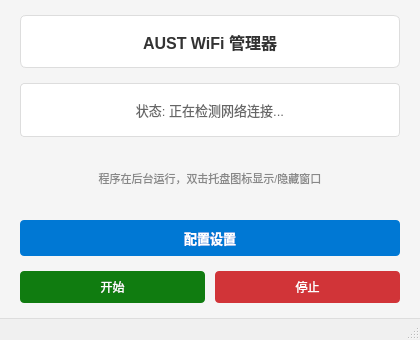
<?xml version="1.0" encoding="UTF-8"?>
<ui version="4.0">
 <class>MainWindow</class>
 <widget class="QMainWindow" name="MainWindow">
  <property name="geometry">
   <rect>
    <x>0</x>
    <y>0</y>
    <width>420</width>
    <height>340</height>
   </rect>
  </property>
  <property name="minimumSize">
   <size>
    <width>420</width>
    <height>340</height>
   </size>
  </property>
  <property name="maximumSize">
   <size>
    <width>420</width>
    <height>340</height>
   </size>
  </property>
  <property name="windowTitle">
   <string>AUST WiFi 自动重连工具</string>
  </property>
  <property name="styleSheet">
   <string notr="true">QMainWindow {
    background-color: #f5f5f5;
}

QWidget#centralwidget {
    background: transparent;
}</string>
  </property>
  <widget class="QWidget" name="centralwidget">
   <layout class="QVBoxLayout" name="verticalLayout">
    <property name="spacing">
     <number>15</number>
    </property>
    <property name="leftMargin">
     <number>20</number>
    </property>
    <property name="topMargin">
     <number>15</number>
    </property>
    <property name="rightMargin">
     <number>20</number>
    </property>
    <property name="bottomMargin">
     <number>15</number>
    </property>
    <item>
     <widget class="QLabel" name="titleLabel">
      <property name="styleSheet">
       <string notr="true">QLabel {
    font-size: 16px;
    font-weight: bold;
    color: #333;
    padding: 10px;
    background-color: white;
    border: 1px solid #ddd;
    border-radius: 6px;
}</string>
      </property>
      <property name="text">
       <string>AUST WiFi 管理器</string>
      </property>
      <property name="alignment">
       <set>Qt::AlignmentFlag::AlignCenter</set>
      </property>
     </widget>
    </item>
    <item>
     <widget class="QLabel" name="statusLabel">
      <property name="styleSheet">
       <string notr="true">QLabel {
    font-size: 13px;
    color: #666;
    padding: 8px;
    background-color: white;
    border: 1px solid #ddd;
    border-radius: 4px;
}</string>
      </property>
      <property name="text">
       <string>状态: 正在检测网络连接...</string>
      </property>
      <property name="alignment">
       <set>Qt::AlignmentFlag::AlignCenter</set>
      </property>
     </widget>
    </item>
    <item>
     <widget class="QLabel" name="infoLabel">
      <property name="styleSheet">
       <string notr="true">QLabel {
    font-size: 11px;
    color: #888;
    padding: 6px;
}</string>
      </property>
      <property name="text">
       <string>程序在后台运行，双击托盘图标显示/隐藏窗口</string>
      </property>
      <property name="alignment">
       <set>Qt::AlignmentFlag::AlignCenter</set>
      </property>
     </widget>
    </item>
    <item>
     <widget class="QPushButton" name="configButton">
      <property name="minimumSize">
       <size>
        <width>0</width>
        <height>35</height>
       </size>
      </property>
      <property name="styleSheet">
       <string notr="true">QPushButton {
    background-color: #0078d4;
    border: none;
    border-radius: 4px;
    color: white;
    font-size: 13px;
    font-weight: bold;
    padding: 8px;
}

QPushButton:hover {
    background-color: #106ebe;
}

QPushButton:pressed {
    background-color: #005a9e;
}</string>
      </property>
      <property name="text">
       <string>配置设置</string>
      </property>
     </widget>
    </item>
    <item>
     <layout class="QHBoxLayout" name="controlLayout">
      <property name="spacing">
       <number>10</number>
      </property>
      <item>
       <widget class="QPushButton" name="startButton">
        <property name="minimumSize">
         <size>
          <width>0</width>
          <height>32</height>
         </size>
        </property>
        <property name="styleSheet">
         <string notr="true">QPushButton {
    background-color: #107c10;
    border: none;
    border-radius: 4px;
    color: white;
    font-size: 12px;
    padding: 6px;
}

QPushButton:hover {
    background-color: #0e6e0e;
}

QPushButton:pressed {
    background-color: #0c5d0c;
}</string>
        </property>
        <property name="text">
         <string>开始</string>
        </property>
       </widget>
      </item>
      <item>
       <widget class="QPushButton" name="stopButton">
        <property name="minimumSize">
         <size>
          <width>0</width>
          <height>32</height>
         </size>
        </property>
        <property name="styleSheet">
         <string notr="true">QPushButton {
    background-color: #d13438;
    border: none;
    border-radius: 4px;
    color: white;
    font-size: 12px;
    padding: 6px;
}

QPushButton:hover {
    background-color: #b52d31;
}

QPushButton:pressed {
    background-color: #9a272a;
}</string>
        </property>
        <property name="text">
         <string>停止</string>
        </property>
       </widget>
      </item>
     </layout>
    </item>
   </layout>
  </widget>
  <widget class="QStatusBar" name="statusbar">
   <property name="styleSheet">
    <string notr="true">QStatusBar {
    background-color: #f0f0f0;
    border-top: 1px solid #ddd;
    color: #666;
    font-size: 10px;
}</string>
   </property>
  </widget>
 </widget>
 <resources/>
 <connections/>
</ui>
